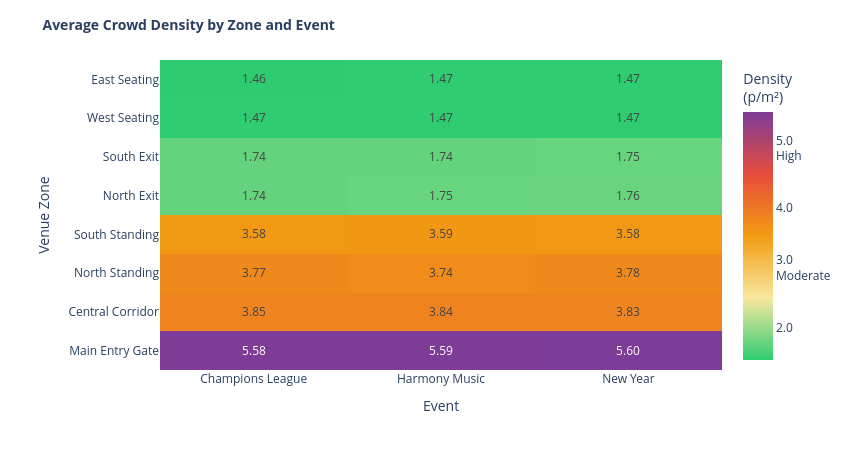

The code cell stored with this chart in its notebook:
### Markdown cell above
## 2.4 Spatial Analysis

Which zones are structurally most dangerous, and does that pattern hold consistently across all three events? This section examines density patterns by physical zone, identifying chronic high-risk locations that require permanent monitoring regardless of event type.

### Code cell
# ================================================
# Chart 4: Average Density Heatmap by Zone and Event
# ================================================

# Pivot: zones as rows, events as columns
heatmap_data = df.groupby(['zone_name', 'event_name'])['density_pm2'].mean().reset_index()
heatmap_pivot = heatmap_data.pivot(index='zone_name', columns='event_name', values='density_pm2')

# Shorten event names
heatmap_pivot.columns = ['Champions League', 'Harmony Music', 'New Year']

# Sort zones by average density descending
heatmap_pivot['avg'] = heatmap_pivot.mean(axis=1)
heatmap_pivot = heatmap_pivot.sort_values('avg', ascending=False).drop(columns='avg')

fig = go.Figure(go.Heatmap(
    z=heatmap_pivot.values,
    x=heatmap_pivot.columns.tolist(),
    y=heatmap_pivot.index.tolist(),
    colorscale=[
        [0.0,  '#2ecc71'],
        [0.25, '#f9e79f'],
        [0.5,  '#f39c12'],
        [0.75, '#e74c3c'],
        [1.0,  '#7d3c98']
    ],
    text=[[f"{v:.2f}" for v in row] for row in heatmap_pivot.values],
    texttemplate="%{text}",
    textfont_size=12,
    colorbar=dict(
        title="Density<br>(p/m²)",
        tickvals=[1, 2, 3, 4, 5, 6],
        ticktext=['1.0<br>Low', '2.0', '3.0<br>Moderate', '4.0', '5.0<br>High', '6.0<br>Critical']
    )
))

fig.update_layout(
    title=dict(text="<b>Average Crowd Density by Zone and Event</b>", font_size=14),
    xaxis_title="Event",
    yaxis_title="Venue Zone",
    template='plotly_white',
    height=450,
    width=850,
    margin=dict(t=60, b=80, l=160, r=80)
)

fig.show()

### Figure 1 — Plotly figure (JSON) as saved in the notebook; plotly's stock layout.template omitted (floating-point values rounded to 4 significant figures)
{"data": [{"colorbar": {"ticktext": ["1.0<br>Low", "2.0", "3.0<br>Moderate", "4.0", "5.0<br>High", "6.0<br>Critical"], "tickvals": [1, 2, 3, 4, 5, 6], "title": {"text": "Density<br>(p/m²)"}}, "colorscale": [[0, "#2ecc71"], [0.25, "#f9e79f"], [0.5, "#f39c12"], [0.75, "#e74c3c"], [1, "#7d3c98"]], "text": [["5.58", "5.59", "5.60"], ["3.85", "3.84", "3.83"], ["3.77", "3.74", "3.78"], ["3.58", "3.59", "3.58"], ["1.74", "1.75", "1.76"], ["1.74", "1.74", "1.75"], ["1.47", "1.47", "1.47"], ["1.46", "1.47", "1.47"]], "textfont": {"size": 12}, "texttemplate": "%{text}", "type": "heatmap", "x": ["Champions League", "Harmony Music", "New Year"], "y": ["Main Entry Gate", "Central Corridor", "North Standing", "South Standing", "North Exit", "South Exit", "West Seating", "East Seating"], "z": [[5.584, 5.595, 5.601], [3.847, 3.839, 3.834], [3.771, 3.744, 3.778], [3.576, 3.592, 3.583], [1.744, 1.752, 1.76], [1.742, 1.74, 1.755], [1.467, 1.469, 1.471], [1.463, 1.467, 1.47]]}], "layout": {"height": 450, "margin": {"b": 80, "l": 160, "r": 80, "t": 60}, "title": {"font": {"size": 14}, "text": "<b>Average Crowd Density by Zone and Event</b>"}, "width": 850, "xaxis": {"title": {"text": "Event"}}, "yaxis": {"title": {"text": "Venue Zone"}}}}
